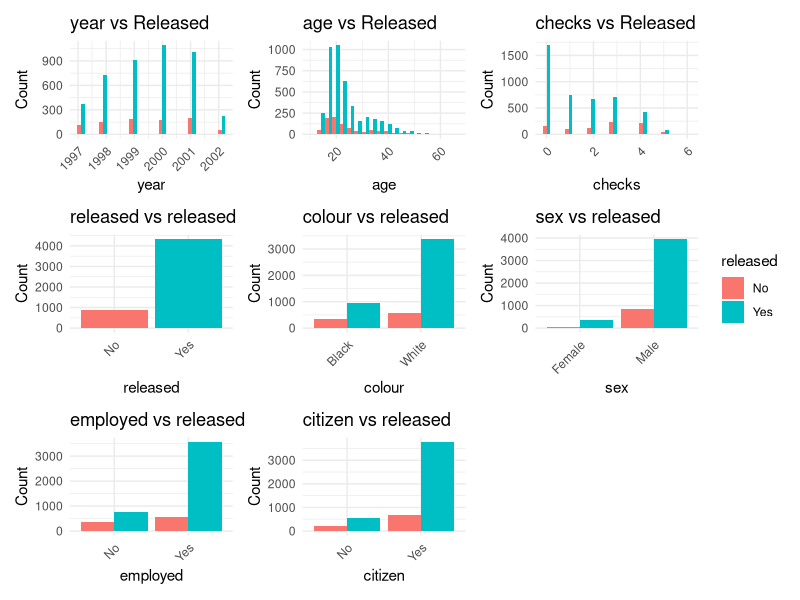
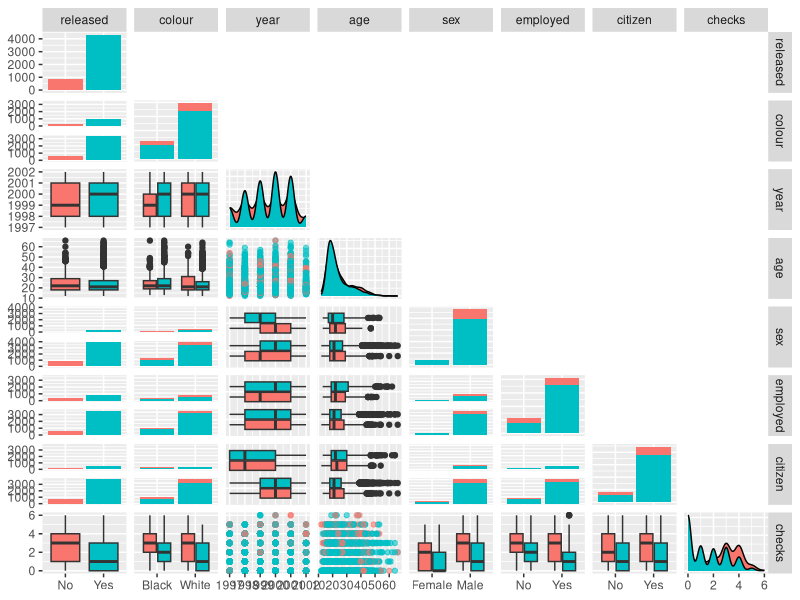

The R source for these figures, in order:
## ---- chunk 1
# Load required libraries
library(effects)    # For the Arrests dataset
library(ggplot2)    # For creating graphics
library(GGally)     # For advanced data visualization
library(patchwork)  # For combining multiple ggplot2 plots
## ---- chunk 2
# Load the Arrests dataset
data(Arrests)

# Function to create histograms for continuous variables
# This function takes the dataset and a variable name as input
plot_continuous <- function(data, x_var) {
  # Create a histogram showing distribution of a continuous variable
  # Colored by 'released' status to show relationship
  ggplot(data, aes_string(x = x_var)) +
    # Create histogram with 20 bins, separated by 'released' status
    geom_histogram(aes(fill = released), bins = 20, position = "dodge") +
    # Add informative labels
    labs(title = paste(x_var, "vs Released"),
         x = x_var,
         y = "Count") +
    # Use a clean, minimal theme
    theme_minimal() +
    # Rotate x-axis labels for better readability
    theme(axis.text.x = element_text(angle = 45, hjust = 1))
}

# Function to create bar plots for categorical variables
plot_categorical <- function(data, x_var) {
  # Create a bar plot showing distribution of a categorical variable
  # Colored by 'released' status to show relationship
  ggplot(data, aes_string(x = x_var, fill = "released")) +
    # Create bar plot with bars side by side
    geom_bar(position = "dodge") +
    # Add informative labels
    labs(title = paste(x_var, "vs released"),
         x = x_var,
         y = "Count") +
    # Use a clean, minimal theme
    theme_minimal() +
    # Rotate x-axis labels for better readability
    theme(axis.text.x = element_text(angle = 45, hjust = 1))
}

# Continuous variables are numeric
continuous_vars <- sapply(Arrests, is.numeric)
# Categorical variables are factors
categorical_vars <- sapply(Arrests, is.factor)

# Create plots for continuous variables
# Use lapply to apply the plotting function to each continuous variable
cont_plots <- lapply(names(Arrests)[continuous_vars], function(var) plot_continuous(Arrests, var))

# Create plots for categorical variables
# Use lapply to apply the plotting function to each categorical variable
cat_plots <- lapply(names(Arrests)[categorical_vars], function(var) plot_categorical(Arrests, var))

# Combine all plots using patchwork
# Reduce function helps to add multiple plots together
final_plot <- Reduce(`+`, c(cont_plots, cat_plots)) +
  # Arrange plots in 3 columns and collect legends
  plot_layout(ncol = 3, guides = "collect")

# Display the final combined plot
print(final_plot)
## ---- chunk 3
library(GGally)
library(ggplot2)

# Charger les données
data(Arrests)

# Sélectionner uniquement 'released' et les autres variables
selected_vars <- c("released", setdiff(names(Arrests), "released"))

# Créer un ggpairs avec une seule colonne (1, N)
custom_plot <- ggpairs(Arrests,
                       columns = 1:length(selected_vars),  # Exclure 'released' des X
                       mapping = aes(color = released),  # Coloration par released
                       lower = list(continuous = wrap("points", alpha = 0.6), 
                                    combo = wrap("box_no_facet"),
                                    discrete = wrap("facetbar")),
                       diag = list(continuous = wrap("densityDiag")),  # Histogrammes en diag
                       upper = list(continuous = "blank", combo = "blank", discrete = "blank")  # Supprimer la partie supérieure
)

# Afficher le plot
print(custom_plot)
